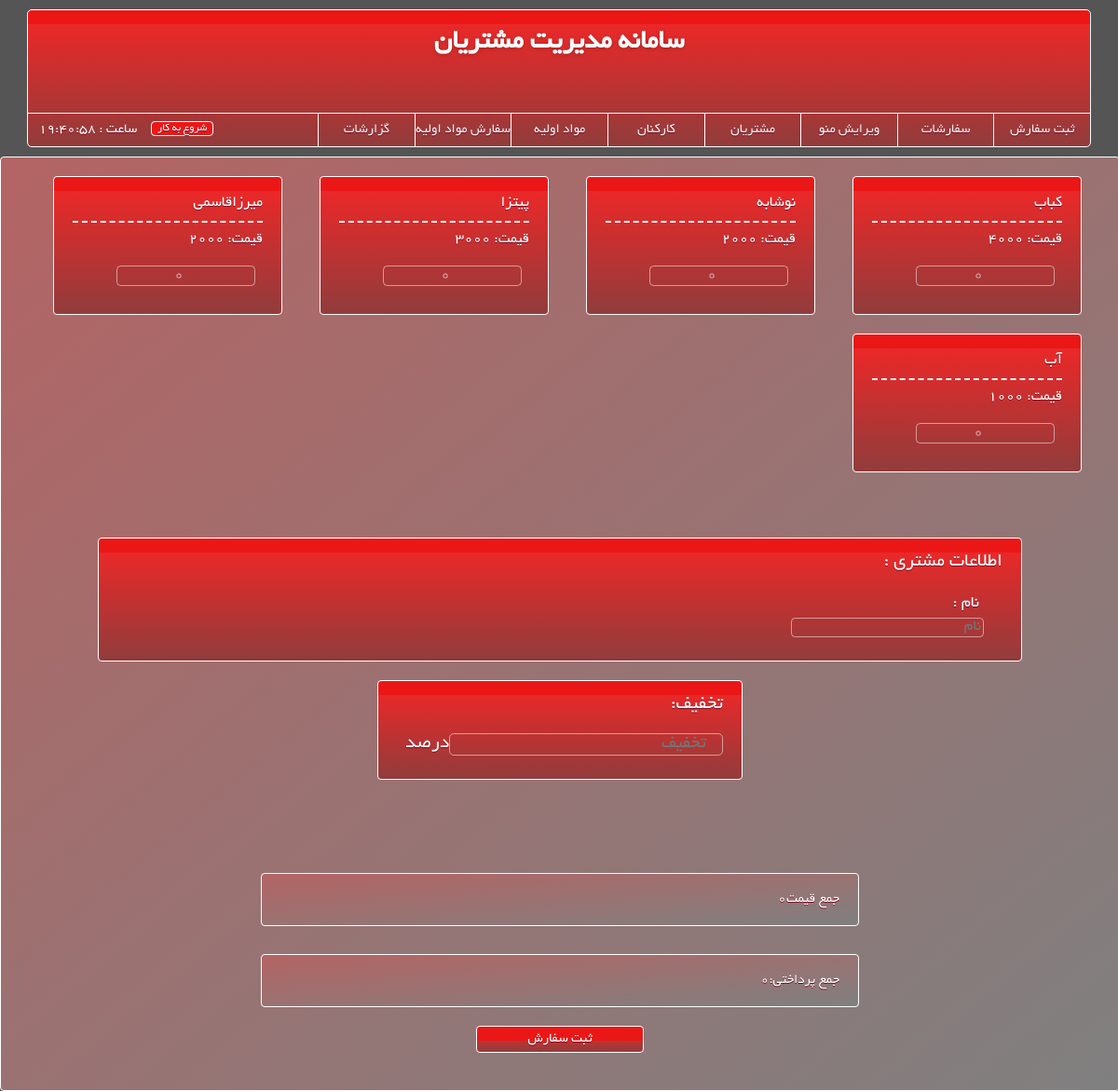
Page /order/ (signed in) on the committed database.
### app/models.py (models this page shows)
class Item(models.Model): # Food menu items
	name = models.CharField(max_length=64, unique=True)
	price = models.IntegerField(default=0)
	inMenu = models.BooleanField(default=True)

### app/views.py (the view, shortened to what this page needs)
# urls.py: path('order/', views.order_view, name='order'),
@login_required
def order_view(request):
	customers = Customer.objects.all()
	customers = serializers.serialize("json", customers)
	items = Item.objects.filter(inMenu=True)
	return render(request, 'order.html', {'items':items, 'customers':customers})

### app/context_processors.py (called while the page is built)
def addtime(request):
    return {'now':timezone.localtime(timezone.now())}

### app/templates/order.html (shortened to what this page needs)
{% extends 'base.html' %}
{% block content %}
{% for item in items %}
  <div class="item" style="item">
    <div class="itemName">{{ item.name }}</div>
    <form name="form2" action="">
    <label class="itemPrice" for="price">قیمت: {{ item.price }}</label>
    <input class="itemCount" type="number" name="counts" min="0" value="0" oninput="calPrice()">
    </form>
  </div>
{% endfor %}
<div class="customerInbputBox">
  <p>: اطلاعات مشتری</p>
    <div class="autocomplete" style="width:300px;">
      <p>: نام</p>  <input id="fnameInput" type="text" name="myCountry" placeholder="نام">
    </div>
</div>
<div class="discountInbputBox">
  <p>:تخفیف</p>
      درصد<input id="discount" type="number" placeholder="تخفیف">
</div>
<div class="showPrice">جمع قیمت</div>
<div class="showfinalPrice">جمع پرداختی:0</div>
<div class="submitBtn">
  <button id="btn1" onclick="order()" name="subject">ثبت سفارش</button>
</div>
{% endblock %}

### rows in the picture
Item: name "کباب", price "4000"
Item: name "نوشابه", price "2000"
Item: name "پیتزا", price "3000"
Item: name "میرزاقاسمی", price "2000"
Item: name "آب", price "1000"
